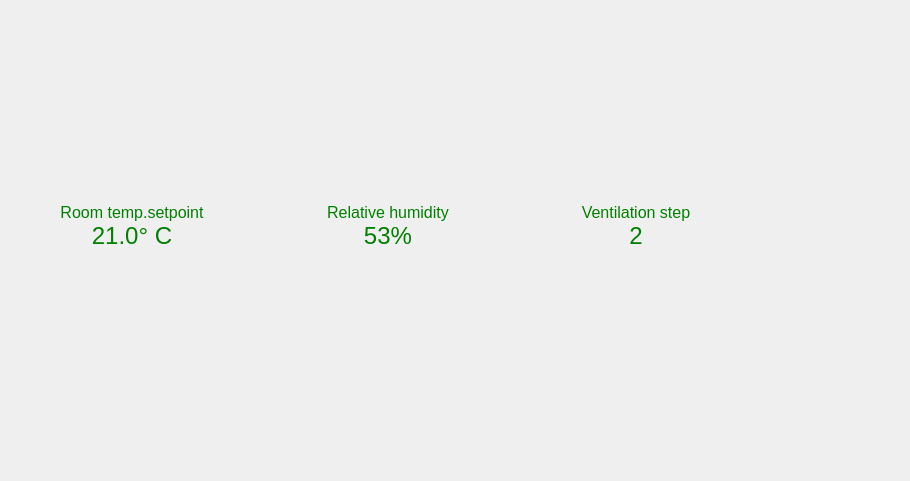
<?xml version="1.0" encoding="UTF-8"?>
<ui version="4.0">
 <class>Form</class>
 <widget class="QWidget" name="Form">
  <property name="geometry">
   <rect>
    <x>0</x>
    <y>0</y>
    <width>910</width>
    <height>481</height>
   </rect>
  </property>
  <property name="windowTitle">
   <string>Form</string>
  </property>
  <widget class="QWidget" name="setpoint" native="true">
   <property name="enabled">
    <bool>true</bool>
   </property>
   <property name="geometry">
    <rect>
     <x>0</x>
     <y>0</y>
     <width>264</width>
     <height>320</height>
    </rect>
   </property>
   <property name="sizePolicy">
    <sizepolicy hsizetype="Preferred" vsizetype="Preferred">
     <horstretch>1</horstretch>
     <verstretch>0</verstretch>
    </sizepolicy>
   </property>
   <layout class="QVBoxLayout" name="verticalLayout_7" stretch="0,0,0">
    <property name="spacing">
     <number>0</number>
    </property>
    <property name="leftMargin">
     <number>50</number>
    </property>
    <property name="topMargin">
     <number>20</number>
    </property>
    <property name="rightMargin">
     <number>50</number>
    </property>
    <property name="bottomMargin">
     <number>70</number>
    </property>
    <item>
     <widget class="QLabel" name="setpointImage_2">
      <property name="sizePolicy">
       <sizepolicy hsizetype="Preferred" vsizetype="Preferred">
        <horstretch>0</horstretch>
        <verstretch>10</verstretch>
       </sizepolicy>
      </property>
      <property name="autoFillBackground">
       <bool>false</bool>
      </property>
      <property name="styleSheet">
       <string notr="true">border-image: url(:/images/images/house-icon.png) 0 0 0 0 stretch stretch;</string>
      </property>
      <property name="text">
       <string/>
      </property>
      <property name="scaledContents">
       <bool>false</bool>
      </property>
      <property name="wordWrap">
       <bool>false</bool>
      </property>
      <property name="margin">
       <number>0</number>
      </property>
     </widget>
    </item>
    <item>
     <widget class="QLabel" name="setpointLabel_2">
      <property name="sizePolicy">
       <sizepolicy hsizetype="Preferred" vsizetype="Preferred">
        <horstretch>0</horstretch>
        <verstretch>2</verstretch>
       </sizepolicy>
      </property>
      <property name="styleSheet">
       <string notr="true">color:green;
font-size:12pt;
text-align:center;</string>
      </property>
      <property name="text">
       <string>Room temp.setpoint</string>
      </property>
      <property name="alignment">
       <set>Qt::AlignBottom|Qt::AlignHCenter</set>
      </property>
     </widget>
    </item>
    <item>
     <widget class="QLabel" name="setpointValue_2">
      <property name="sizePolicy">
       <sizepolicy hsizetype="Preferred" vsizetype="Preferred">
        <horstretch>1</horstretch>
        <verstretch>1</verstretch>
       </sizepolicy>
      </property>
      <property name="styleSheet">
       <string notr="true">color:green;
font-size:18pt;
text-align:center;</string>
      </property>
      <property name="text">
       <string>21.0° C</string>
      </property>
      <property name="alignment">
       <set>Qt::AlignCenter</set>
      </property>
     </widget>
    </item>
   </layout>
  </widget>
  <widget class="QWidget" name="ventStep" native="true">
   <property name="geometry">
    <rect>
     <x>512</x>
     <y>0</y>
     <width>248</width>
     <height>320</height>
    </rect>
   </property>
   <property name="sizePolicy">
    <sizepolicy hsizetype="Preferred" vsizetype="Preferred">
     <horstretch>1</horstretch>
     <verstretch>0</verstretch>
    </sizepolicy>
   </property>
   <property name="maximumSize">
    <size>
     <width>16777215</width>
     <height>16777215</height>
    </size>
   </property>
   <layout class="QVBoxLayout" name="verticalLayout_8">
    <property name="spacing">
     <number>0</number>
    </property>
    <property name="leftMargin">
     <number>50</number>
    </property>
    <property name="topMargin">
     <number>20</number>
    </property>
    <property name="rightMargin">
     <number>50</number>
    </property>
    <property name="bottomMargin">
     <number>70</number>
    </property>
    <item>
     <widget class="QLabel" name="ventStepImage_2">
      <property name="sizePolicy">
       <sizepolicy hsizetype="Preferred" vsizetype="Preferred">
        <horstretch>0</horstretch>
        <verstretch>10</verstretch>
       </sizepolicy>
      </property>
      <property name="autoFillBackground">
       <bool>false</bool>
      </property>
      <property name="styleSheet">
       <string notr="true">border-image: url(:/images/images/fan-icon.png) 0 0 0 0 stretch stretch;</string>
      </property>
      <property name="text">
       <string/>
      </property>
      <property name="scaledContents">
       <bool>false</bool>
      </property>
      <property name="wordWrap">
       <bool>false</bool>
      </property>
      <property name="margin">
       <number>0</number>
      </property>
     </widget>
    </item>
    <item>
     <widget class="QLabel" name="ventStepLabel_2">
      <property name="sizePolicy">
       <sizepolicy hsizetype="Preferred" vsizetype="Preferred">
        <horstretch>0</horstretch>
        <verstretch>2</verstretch>
       </sizepolicy>
      </property>
      <property name="styleSheet">
       <string notr="true">color:green;
font-size:12pt;
text-align:center;</string>
      </property>
      <property name="text">
       <string>Ventilation step</string>
      </property>
      <property name="alignment">
       <set>Qt::AlignBottom|Qt::AlignHCenter</set>
      </property>
     </widget>
    </item>
    <item>
     <widget class="QLabel" name="ventStepValue_2">
      <property name="sizePolicy">
       <sizepolicy hsizetype="Preferred" vsizetype="Preferred">
        <horstretch>1</horstretch>
        <verstretch>1</verstretch>
       </sizepolicy>
      </property>
      <property name="styleSheet">
       <string notr="true">color:green;
font-size:18pt;
text-align:center;</string>
      </property>
      <property name="text">
       <string>2</string>
      </property>
      <property name="alignment">
       <set>Qt::AlignCenter</set>
      </property>
     </widget>
    </item>
   </layout>
  </widget>
  <widget class="QWidget" name="relhum" native="true">
   <property name="geometry">
    <rect>
     <x>264</x>
     <y>0</y>
     <width>248</width>
     <height>320</height>
    </rect>
   </property>
   <property name="sizePolicy">
    <sizepolicy hsizetype="Preferred" vsizetype="Preferred">
     <horstretch>1</horstretch>
     <verstretch>0</verstretch>
    </sizepolicy>
   </property>
   <layout class="QVBoxLayout" name="verticalLayout_6">
    <property name="spacing">
     <number>0</number>
    </property>
    <property name="leftMargin">
     <number>50</number>
    </property>
    <property name="topMargin">
     <number>20</number>
    </property>
    <property name="rightMargin">
     <number>50</number>
    </property>
    <property name="bottomMargin">
     <number>70</number>
    </property>
    <item>
     <widget class="QLabel" name="relhumImage_2">
      <property name="sizePolicy">
       <sizepolicy hsizetype="Preferred" vsizetype="Preferred">
        <horstretch>0</horstretch>
        <verstretch>10</verstretch>
       </sizepolicy>
      </property>
      <property name="autoFillBackground">
       <bool>false</bool>
      </property>
      <property name="styleSheet">
       <string notr="true">border-image: url(:/images/images/waterdrops-icon.png) 0 0 0 0 stretch stretch;</string>
      </property>
      <property name="text">
       <string/>
      </property>
      <property name="scaledContents">
       <bool>false</bool>
      </property>
      <property name="wordWrap">
       <bool>false</bool>
      </property>
      <property name="margin">
       <number>0</number>
      </property>
     </widget>
    </item>
    <item>
     <widget class="QLabel" name="relhumLabel_2">
      <property name="sizePolicy">
       <sizepolicy hsizetype="Preferred" vsizetype="Preferred">
        <horstretch>0</horstretch>
        <verstretch>2</verstretch>
       </sizepolicy>
      </property>
      <property name="styleSheet">
       <string notr="true">color:green;
font-size:12pt;
text-align:center;</string>
      </property>
      <property name="text">
       <string>Relative humidity</string>
      </property>
      <property name="alignment">
       <set>Qt::AlignBottom|Qt::AlignHCenter</set>
      </property>
     </widget>
    </item>
    <item>
     <widget class="QLabel" name="relhumvalue_2">
      <property name="sizePolicy">
       <sizepolicy hsizetype="Preferred" vsizetype="Preferred">
        <horstretch>1</horstretch>
        <verstretch>1</verstretch>
       </sizepolicy>
      </property>
      <property name="styleSheet">
       <string notr="true">color:green;
font-size:18pt;
text-align:center;</string>
      </property>
      <property name="text">
       <string>53%</string>
      </property>
      <property name="alignment">
       <set>Qt::AlignCenter</set>
      </property>
     </widget>
    </item>
   </layout>
  </widget>
 </widget>
 <resources/>
 <connections/>
</ui>
